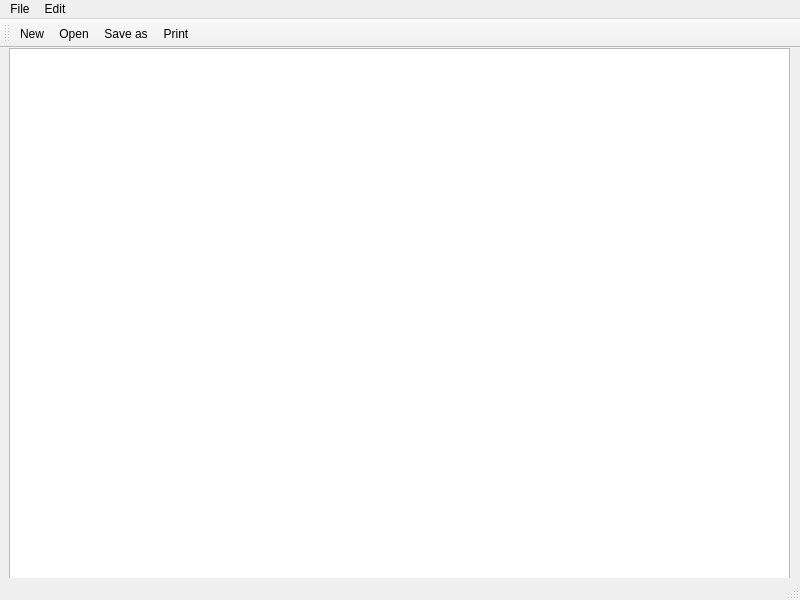
<?xml version="1.0" encoding="UTF-8"?>
<ui version="4.0">
 <class>MainWindow</class>
 <widget class="QMainWindow" name="MainWindow">
  <property name="geometry">
   <rect>
    <x>0</x>
    <y>0</y>
    <width>800</width>
    <height>600</height>
   </rect>
  </property>
  <property name="windowTitle">
   <string>MainWindow</string>
  </property>
  <widget class="QWidget" name="centralwidget">
   <widget class="QWidget" name="verticalLayoutWidget">
    <property name="geometry">
     <rect>
      <x>9</x>
      <y>0</y>
      <width>781</width>
      <height>541</height>
     </rect>
    </property>
    <layout class="QVBoxLayout" name="verticalLayout">
     <item>
      <widget class="QTextEdit" name="textEdit"/>
     </item>
    </layout>
   </widget>
  </widget>
  <widget class="QMenuBar" name="menubar">
   <property name="geometry">
    <rect>
     <x>0</x>
     <y>0</y>
     <width>800</width>
     <height>22</height>
    </rect>
   </property>
   <widget class="QMenu" name="menuFile">
    <property name="title">
     <string>File</string>
    </property>
    <addaction name="actionNew"/>
    <addaction name="actionOpen"/>
    <addaction name="actionSave_as"/>
    <addaction name="actionPrint"/>
    <addaction name="actionExit"/>
   </widget>
   <widget class="QMenu" name="menuEdit">
    <property name="title">
     <string>Edit</string>
    </property>
    <addaction name="actionCopy"/>
    <addaction name="actionPaste"/>
    <addaction name="actionCut"/>
    <addaction name="actionUndo"/>
    <addaction name="actionRedo"/>
   </widget>
   <addaction name="menuFile"/>
   <addaction name="menuEdit"/>
  </widget>
  <widget class="QToolBar" name="toolBar">
   <property name="windowTitle">
    <string>toolBar</string>
   </property>
   <attribute name="toolBarArea">
    <enum>TopToolBarArea</enum>
   </attribute>
   <attribute name="toolBarBreak">
    <bool>false</bool>
   </attribute>
   <addaction name="actionNew"/>
   <addaction name="actionOpen"/>
   <addaction name="actionSave_as"/>
   <addaction name="actionPrint"/>
  </widget>
  <widget class="QStatusBar" name="statusBar"/>
  <action name="actionNew">
   <property name="icon">
    <iconset resource="Resources.qrc">
     <normaloff>:/imgs/bitmaps/Files-New-File-icon.png</normaloff>:/imgs/bitmaps/Files-New-File-icon.png</iconset>
   </property>
   <property name="text">
    <string>New</string>
   </property>
  </action>
  <action name="actionOpen">
   <property name="icon">
    <iconset resource="Resources.qrc">
     <normaloff>:/imgs/bitmaps/open-file-icon.png</normaloff>:/imgs/bitmaps/open-file-icon.png</iconset>
   </property>
   <property name="text">
    <string>Open</string>
   </property>
  </action>
  <action name="actionSave_as">
   <property name="icon">
    <iconset resource="Resources.qrc">
     <normaloff>:/imgs/bitmaps/Actions-document-save-as-icon.png</normaloff>:/imgs/bitmaps/Actions-document-save-as-icon.png</iconset>
   </property>
   <property name="text">
    <string>Save as</string>
   </property>
  </action>
  <action name="actionPrint">
   <property name="icon">
    <iconset resource="Resources.qrc">
     <normaloff>:/imgs/bitmaps/printer-icon.png</normaloff>:/imgs/bitmaps/printer-icon.png</iconset>
   </property>
   <property name="text">
    <string>Print</string>
   </property>
  </action>
  <action name="actionExit">
   <property name="icon">
    <iconset resource="Resources.qrc">
     <normaloff>:/imgs/bitmaps/Close-2-icon.png</normaloff>:/imgs/bitmaps/Close-2-icon.png</iconset>
   </property>
   <property name="text">
    <string>Exit</string>
   </property>
  </action>
  <action name="actionCopy">
   <property name="icon">
    <iconset resource="Resources.qrc">
     <normaloff>:/imgs/bitmaps/Copy-icon.png</normaloff>:/imgs/bitmaps/Copy-icon.png</iconset>
   </property>
   <property name="text">
    <string>Copy</string>
   </property>
  </action>
  <action name="actionPaste">
   <property name="icon">
    <iconset resource="Resources.qrc">
     <normaloff>:/imgs/bitmaps/Paste-icon.png</normaloff>:/imgs/bitmaps/Paste-icon.png</iconset>
   </property>
   <property name="text">
    <string>Paste</string>
   </property>
  </action>
  <action name="actionCut">
   <property name="icon">
    <iconset resource="Resources.qrc">
     <normaloff>:/imgs/bitmaps/Cut-icon.png</normaloff>:/imgs/bitmaps/Cut-icon.png</iconset>
   </property>
   <property name="text">
    <string>Cut</string>
   </property>
  </action>
  <action name="actionUndo">
   <property name="icon">
    <iconset resource="Resources.qrc">
     <normaloff>:/imgs/bitmaps/Undo-icon.png</normaloff>:/imgs/bitmaps/Undo-icon.png</iconset>
   </property>
   <property name="text">
    <string>Undo</string>
   </property>
  </action>
  <action name="actionRedo">
   <property name="icon">
    <iconset resource="Resources.qrc">
     <normaloff>:/imgs/bitmaps/Redo-icon.png</normaloff>:/imgs/bitmaps/Redo-icon.png</iconset>
   </property>
   <property name="text">
    <string>Redo</string>
   </property>
  </action>
 </widget>
 <resources>
  <include location="Resources.qrc"/>
 </resources>
 <connections/>
</ui>
